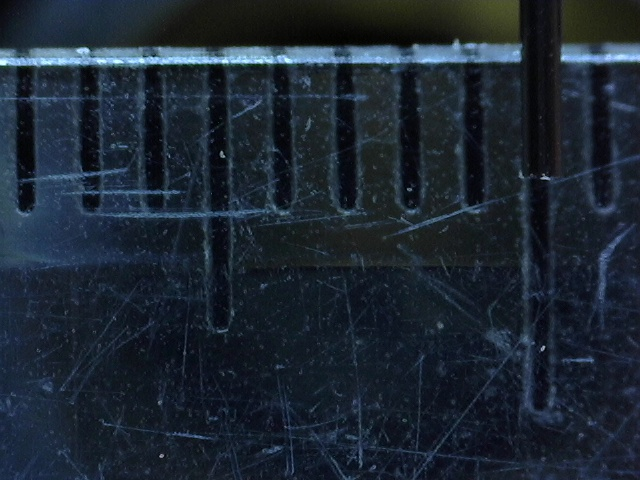
#> input picture ruler.jpg, 640 x 480 px, given in place of 0015_phatquang.png, which was not available
$ jupyter execute --allow-errors Processing_image.ipynb   (shell and % lines are left out)   (text cells are left out)
#> lines starting #> are read from the running program, lines starting #| are printed output that depends on the picture; after the words box and inside, x2 and y2 are one past the last pixel; in counts of white or black regions, pixels touching at a corner belong together; pictures that were not available may be replaced by others from this repository, and a replacement may not be noted
[cell 1]
from scipy import ndimage
import numpy as np
import pandas as pd
import matplotlib.pyplot as plt
import imutils
import cv2

[cell 2]
# đường dẫn nơi chứa ảnh
path = r'D:\important_for_study_master\Code_Ban_Q\0015_phatquang.png'
# sử dụng cv2.imread() để đọc thông tin bức ảnh
img = cv2.imread(path)
#> img is the input picture: shape (480, 640, 3); mean B, G, R 50.3, 38.6, 28.4
img = cv2.cvtColor(img, cv2.COLOR_BGR2RGB)
gray = img[:,:,0]
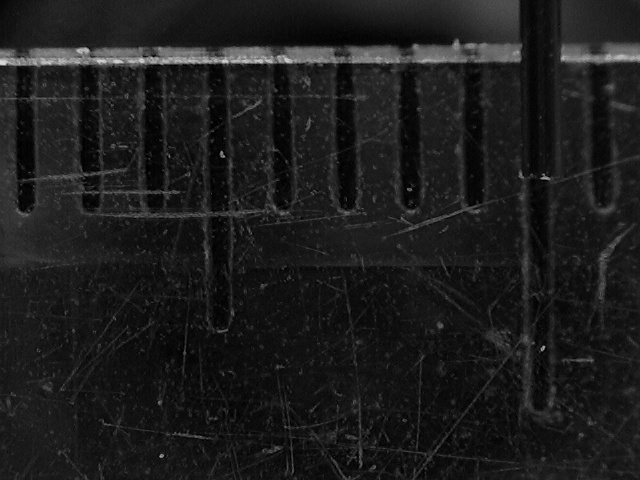
#> gray: shape (480, 640); min 0, max 218, mean 28.4
blur = cv2.GaussianBlur(gray,(5,5),0)
# img = np.log(img[:,:,0])
# kiểm tra xem ảnh có không
print(type(gray))
#| <class 'numpy.ndarray'>
# sử dụng plt hiển thị bức ảnh
showimg = plt.imshow(gray, cmap = 'gray')
# xem giá trị màu đại diện của ảnh
plt.colorbar()
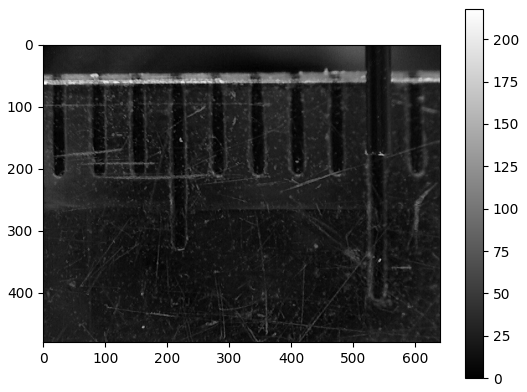
#> figure drawn by matplotlib, 2 panels

[cell 3]
# Tính toán phân bố sáng (histogram)
histogram = cv2.calcHist([gray], [0], None, [256], [0, 256])
#> histogram = 256 values, max 10999 at index 17, min 0 at index 216, mean 1200
# Vẽ phân bố sáng
plt.figure(figsize=(10, 5))
plt.title('Histogram of Image Brightness')
plt.xlabel('Brightness Level')
plt.ylabel('Frequency')
plt.plot(histogram)
plt.xlim([0, 256])
plt.show()
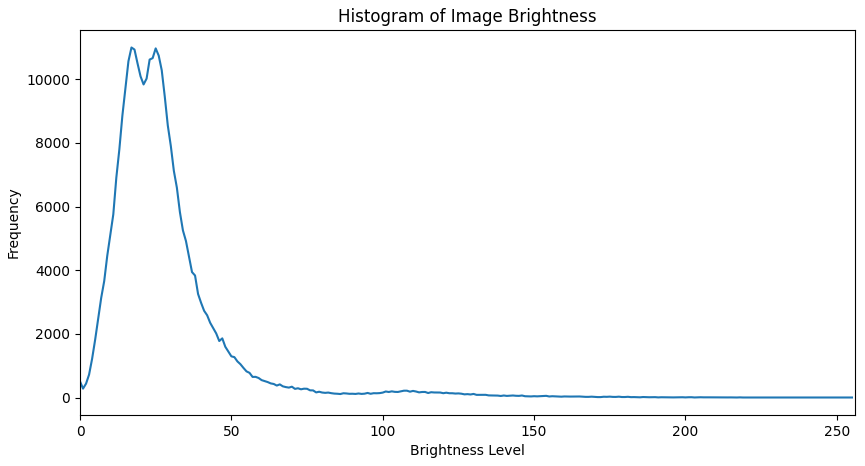
#> figure drawn by matplotlib, 1 panel; curve peaks at x = 17, y = 10999

[cell 4]
_, thresh = cv2.threshold(blur, 70, 180, cv2.THRESH_BINARY)
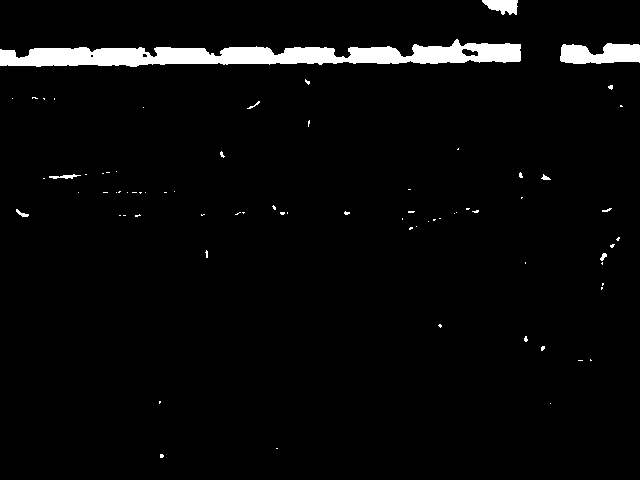
#> thresh: shape (480, 640); values 0 (black) and 180 (white), 3.4% white; 75 white regions (66 under 20 px), largest, box (x1, y1, x2, y2) and area: (0, 39, 521, 67) 8104, (560, 43, 640, 64) 1308, (482, 0, 518, 15) 378
# Tạo kernel (structuring element) - kích thước 3x3
kernel = np.ones((3, 3), np.uint8)

# Thực hiện erode
erode = cv2.erode(thresh, kernel, iterations=1)
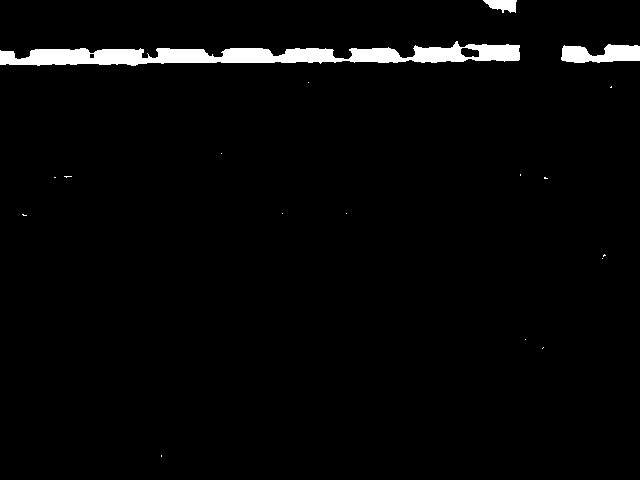
#> erode: shape (480, 640); values 0 (black) and 180 (white), 2.6% white; 18 white regions (15 under 20 px)
plt.imshow(erode, cmap ='gray')

[cell 5]
# Tìm kiếm contour
contours, _ = cv2.findContours(erode, cv2.RETR_EXTERNAL, cv2.CHAIN_APPROX_SIMPLE)
#> contours = 18 contours, 15 with area under 20; largest, box (x1, y1, x2, y2) and area: (0, 41, 520, 66) 6266, (561, 44, 640, 63) 996, (483, 0, 517, 13) 257

count = 0
# Tạo một danh sách để lưu các histogram của mỗi contour
histograms = []
# Vẽ contour và vòng tròn bao quanh lên ảnh gốc
contour_image = img.copy()
# Tính toán và in đường kính của từng contour
for i, contour in enumerate(contours):
    (x, y), radius = cv2.minEnclosingCircle(contour)
    diameter = radius * 2
    max_diameter = 0
    if diameter > 1.0:
        if diameter > max_diameter:
            max_diameter = diameter
            max_center = (int(x), int(y))
#> this loop made 18 passes
#> (contour, x, y, radius, diameter, max_diameter, max_center) on passes 2, 14: ([[543, 347], [542, 348]], 542.5, 347.5, 0.707, 1.41, 1.41, (542, 347)), ([[611, 86], [610, 87], [611, 87]], 610.5, 86.5, 0.707, 1.41, 1.41, (610, 86))
for i, contour in enumerate(contours):
    # Tìm vòng tròn bao quanh nhỏ nhất
    (x, y), radius = cv2.minEnclosingCircle(contour)
    diameter = radius * 2
    if diameter > 1.0:
        count+=1
        print(f"Contour {i + 1}:")
        print(f"  - tâm: ({x:.2f}, {y:.2f})")
        print(f"  - Bán kính: {radius:.2f}")
        print(f"  - Đường kính: {diameter:.2f}")

        # Chuyển đổi tọa độ gốc của text thành số nguyên
        center = (int(x), int(y))
         # Gắn text lên ảnh tại điểm trung tâm
        text = f'{i + 1}'
        cv2.putText(contour_image, text, center, cv2.FONT_HERSHEY_SIMPLEX, 2, (255, 255, 255), 2)
        cv2.drawContours(contour_image, [contour], -1, (0, 255, 0), 2)  # Vẽ contour bằng màu xanh lá cây
        cv2.circle(contour_image, (int(x), int(y)), int(radius), (0, 0, 255), 4)  # Vẽ vòng tròn bằng màu đỏ


        # Tính toán cường độ sáng
        # Tạo một mask (mặt nạ) với kích thước giống ảnh gốc
        mask = np.zeros_like(gray, dtype=np.uint8)

        # Vẽ vòng tròn lên mask
        cv2.circle(mask, center, int(radius), 255, thickness=-1)

        # Tạo một danh sách để lưu tọa độ của các pixel nằm trong vòng tròn
        circle_pixel_coords = []

        # Lấy tọa độ của các pixel nằm trong vòng tròn
        for y in range(mask.shape[0]):
            for x in range(mask.shape[1]):
                if mask[y, x] == 255:
                    circle_pixel_coords.append((x, y))

        # Tính toán cường độ sáng của các pixel nằm trong vòng tròn
        # Nếu ảnh là ảnh màu, chuyển đổi sang ảnh xám

        # Tính toán cường độ sáng trung bình
        circle_pixel_values = [gray[y, x] for x, y in circle_pixel_coords]

        # 1 dòng code làm nên mùa xuân
        average_intensity = np.mean(circle_pixel_values)

        print(f'Cường độ sáng: {average_intensity}')
        # Tính toán histogram cho cường độ sáng của các pixel trong vòng tròn
        histogram = cv2.calcHist([np.array(circle_pixel_values, dtype=np.uint8)], [0], None, [256], [0, 256])
        histograms.append(histogram)
#> this loop made 18 passes
#> (contour, radius, diameter, center, text, circle_pixel_values) on passes 2, 14: ([[543, 347], [542, 348]], 0.707, 1.41, (542, 347), '2', [124]), ([[611, 86], [610, 87], [611, 87]], 0.707, 1.41, (610, 86), '14', [86])
#> (printed output is left out)
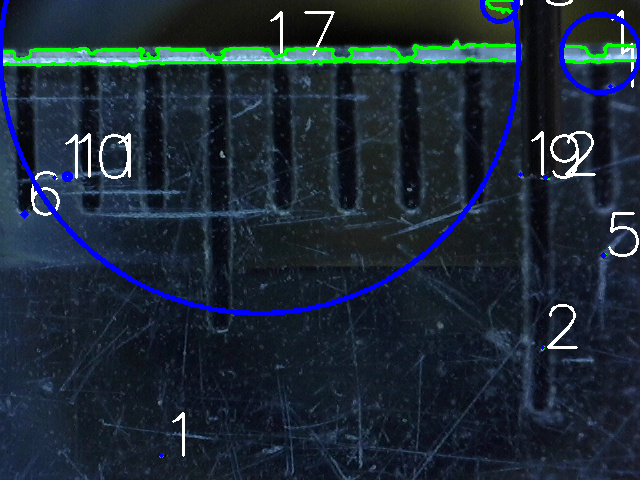
#> contour_image: shape (480, 640, 3); mean R, G, B 28.7, 41.7, 54.3
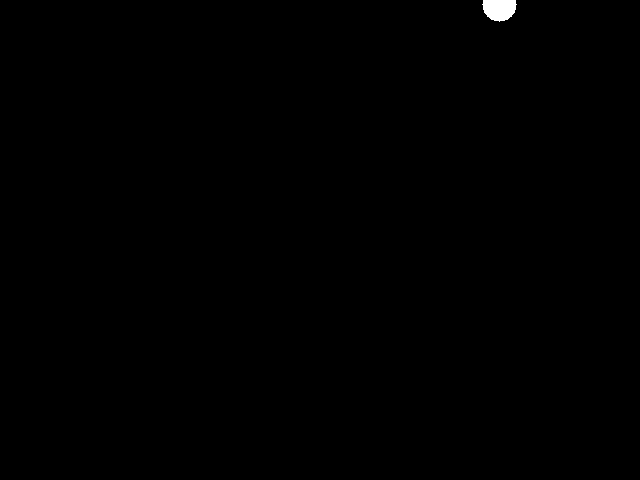
#> mask: shape (480, 640); 0.2% white; 1 white region, box (x1, y1, x2, y2) and area: (482, 0, 517, 22) 600
#> after the loop, count = 12; histograms = 12 items


print(f'Số lượng khối cầu là: {count}')
#| Số lượng khối cầu là: 12
# Hiển thị hai ảnh với Matplotlib
fig, axes = plt.subplots(2 + (count // 2), 2, figsize=(12, 6 + (count // 2) * 4))

# Hiển thị ảnh gốc
axes[0, 0].imshow(img)
axes[0, 0].set_title('Ảnh gốc')
axes[0, 0].axis('off')

# Hiển thị ảnh với contour
axes[0, 1].imshow(contour_image)
axes[0, 1].set_title('Ảnh với Contour')
axes[0, 1].axis('off')

# Hiển thị histogram cho từng contour
for i, histogram in enumerate(histograms):
    row = (i // 2) + 1
    col = i % 2
    axes[row, col].plot(histogram)
    axes[row, col].set_title(f'Histogram {i + 1}')
    axes[row, col].set_xlim([0, 256])
    axes[row, col].set_xlabel('Cường độ sáng')
    axes[row, col].set_ylabel('Tần số')
#> this loop made 12 passes
#> (row, col) on passes 1 to 8: (1, 0), (1, 1), (2, 0), (2, 1), (3, 0), (3, 1), (4, 0), (4, 1)


plt.tight_layout()
plt.show()
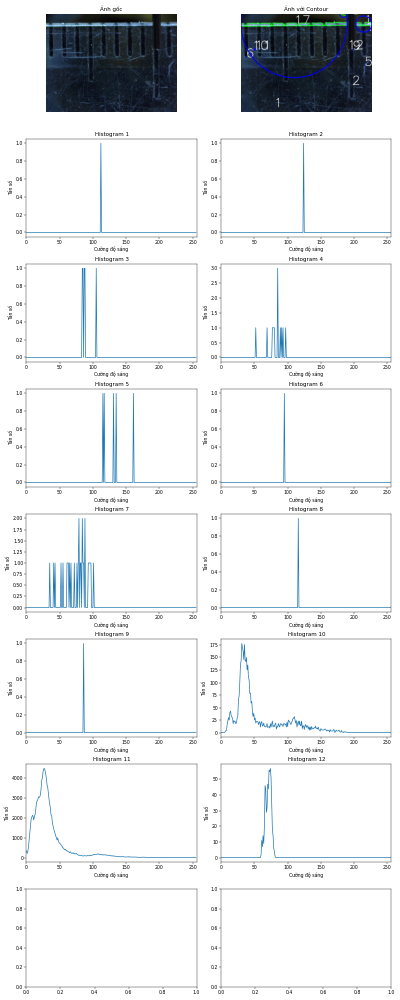
#> figure drawn by matplotlib, 14 panels; panel 3: curve peaks at x = 112, y = 1; panel 4: curve peaks at x = 124, y = 1; panel 5: curve peaks at x = 84, y = 1; panel 6: curve peaks at x = 85, y = 3

[cell 6]
import cv2
from matplotlib import pyplot as plt
import numpy as np

# Initialize variables to store the points, drawing state, and line length
points = []
is_drawing = False
line_length = 0

# Function to display the coordinates of the points clicked on the image
# [31 lines left out: function click_event, not called in this run]

# Reading the image
img_original = cv2.imread(r'D:\important_for_study_master\Code_Ban_Q\ruler1.jpg', 1)
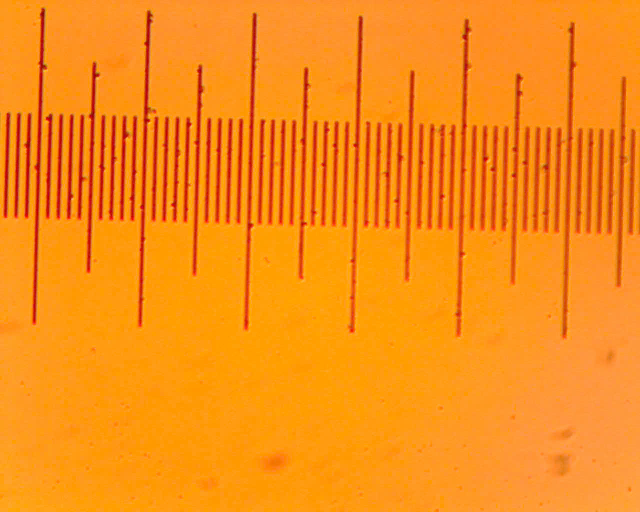
#> input picture ruler1.jpg, 1280 x 1024 px, found by its file name (shown at 1/2 size)
#> img_original is the input picture: shape (1024, 1280, 3); mean B, G, R 23, 142.4, 249.1
img = img_original.copy()

# Displaying the image
cv2.imshow('image', img)

# Setting mouse handler for the image and calling the click_event() function
cv2.setMouseCallback('image', click_event)

# Wait for a key to be pressed to exit
cv2.waitKey(0)

# Close the window
cv2.destroyAllWindows()

# Display the result in Jupyter Notebook
plt.imshow(cv2.cvtColor(img, cv2.COLOR_BGR2RGB))
plt.axis('off')
plt.show()

# Now you can use the `line_length` variable for further calculations
print(f"Saved line length: {line_length} pixels")

[cell 7]
length_per_pixel = 240/10**-3
print(length_per_pixel)

[cell 8]
import os
folder_path = r'D:\important_for_study_master\Code_Ban_Q\Ảnh hạt không dính'
image_extensions = ['.jpg', '.jpeg', '.png', '.bmp', '.gif']  # Danh sách các đuôi file ảnh

image_paths = []
for filename in os.listdir(folder_path):
    file_path = os.path.join(folder_path, filename)
    if os.path.isfile(file_path) and any(filename.lower().endswith(ext) for ext in image_extensions):
        image_paths.append(file_path)

# In đường dẫn các file ảnh
for image_path in image_paths:
    print(image_path)

[cell 9]
import os
folder_path = r'D:\important_for_study_master\Code_Ban_Q\TKQ_16082024_RhB@PDMS_0.02\TKQ_16082024_RhB@PDMS_0.02'
folder_process = r'D:\important_for_study_master\Code_Ban_Q\process'
image_extensions = ['.jpg', '.jpeg', '.png', '.bmp', '.gif']  # Danh sách các đuôi file ảnh
data_img = []

#đường dẫn các file ảnh
for filename in os.listdir(folder_path):
    path = os.path.join(folder_path, filename)
    img = cv2.imread(path)
    img = cv2.cvtColor(img, cv2.COLOR_BGR2RGB)
     #img = cv2.resize(img,(480,640))
    gray = img[:,:,0]

    blur = cv2.GaussianBlur(gray,(5,5),0)
    _, thresh = cv2.threshold(blur, 70, 150, cv2.THRESH_BINARY)
    # Tạo kernel (structuring element) - kích thước 3x3
    kernel = np.ones((3, 3), np.uint8)

    # Thực hiện erode
    erode = cv2.erode(thresh, kernel, iterations=1)
#> erode: shape (480, 640); values 0 (black) and 150 (white), 2.6% white; 18 white regions (15 under 20 px), largest, box (x1, y1, x2, y2) and area: (0, 41, 520, 66) 6693, (561, 44, 640, 63) 1092, (483, 0, 517, 13) 299
    # Tìm kiếm contour
    contours, _ = cv2.findContours(erode, cv2.RETR_EXTERNAL, cv2.CHAIN_APPROX_SIMPLE)

    count = 0
    # # Tạo một danh sách để lưu các histogram của mỗi contour
    # histograms = []

    # Vẽ contour và vòng tròn bao quanh lên ảnh gốc
    contour_image = img.copy()
    # Tính toán và in đường kính của từng contour
    for i, contour in enumerate(contours):
        # Tìm vòng tròn bao quanh nhỏ nhất
        (x, y), r = cv2.minEnclosingCircle(contour)
        d = r * 2
        if d > 1.0:
            count+=1
            print(f"Contour {i + 1}:")
            print(f"  - tâm: ({x:.2f}, {y:.2f})")
            print(f"  - Bán kính: {r:.2f}")
            print(f"  - Đường kính: {d:.2f}")

            # Chuyển đổi tọa độ gốc của text thành số nguyên
            center = (int(x), int(y))
            # Tìm giá trị Xmin và Xmax trên contour
            Xmin = min(contour[:, 0, 0])
            Xmax = max(contour[:, 0, 0])

            end1 = (Xmin, center[1])
            end2 = (Xmax, center[1])
            # Gắn text lên ảnh tại điểm trung tâm
            text = f'{i + 1}'
            # Vẽ đường kính lên ảnh
            cv2.line(contour_image, end1, end2, (0, 255, 255), 2)  # Vẽ đường kính màu vàng
            cv2.putText(contour_image, text, center, cv2.FONT_HERSHEY_SIMPLEX, 2, (255, 255, 255), 2)
            #cv2.drawContours(contour_image, [contour], -1, (0, 255, 0), 2)  # Vẽ contour bằng màu xanh lá cây
            cv2.circle(contour_image, (int(x), int(y)), int(r), (0, 0, 255), 4)  # Vẽ vòng tròn bằng màu đỏ


            # # Tính toán cường độ sáng
            # # Tạo một mask (mặt nạ) với kích thước giống ảnh gốc
            # mask = np.zeros_like(gray, dtype=np.uint8)

            # # Vẽ vòng tròn lên mask
            # cv2.circle(mask, center, int(r), 255, thickness=-1)

            # # Tạo một danh sách để lưu tọa độ của các pixel nằm trong vòng tròn
            # circle_pixel_coords = []

            # # Lấy tọa độ của các pixel nằm trong vòng tròn
            # for y in range(mask.shape[0]):
            #     for x in range(mask.shape[1]):
            #         if mask[y, x] == 255:
            #             circle_pixel_coords.append((x, y))

            # # Tính toán cường độ sáng của các pixel nằm trong vòng tròn
            # # Nếu ảnh là ảnh màu, chuyển đổi sang ảnh xám

            # # Tính toán cường độ sáng trung bình
            # circle_pixel_values = [gray[y, x] for x, y in circle_pixel_coords]

            # Lưu giá trị pixel của đường kính vào mảng
            diameter_pixel_values = []
            for px in range(end1[0], end2[0] + 1):
                diameter_pixel_values.append(gray[center[1], px])

            # 1 dòng code làm nên mùa xuân
            average_intensity = np.mean(diameter_pixel_values)

            # # Tính toán histogram cho cường độ sáng của các pixel trong vòng tròn
            # histogram = cv2.calcHist([np.array(circle_pixel_values, dtype=np.uint8)], [0], None, [256], [0, 256])
            # histograms.append(histogram)

            # Thêm thông tin vào danh sách dữ liệu
            data_img.append({
                'Filename': filename,
                'countour': i,
                'center': center,
                'radius': r,
                'diameter': d,
                'mean intensity': average_intensity
            })

            # Vẽ đồ thị chỉ với đường nối các điểm cường độ xám
            plt.figure()
            plt.plot(diameter_pixel_values, linestyle='-')
            plt.title(f'Cường độ xám trên đường kính - Contour {i + 1}')
            plt.xlabel('Pixel trên đường kính')
            plt.ylabel('Cường độ xám')

            # Thêm các khoảng chia rõ ràng cho các trục
            plt.xticks(np.arange(0, len(diameter_pixel_values) + 1, 20))  # Chia khoảng trục x mỗi 20 pixel
            plt.yticks(np.arange(0, 256, 20))  # Chia khoảng trục y mỗi 10 cường độ xám

            # Thêm thước đo trên cả bốn cạnh của đồ thị
            ax = plt.gca()
            ax.xaxis.set_ticks_position('both')
            ax.yaxis.set_ticks_position('both')
            ax.tick_params(axis='x', direction='in', length=6, width=2)
            ax.tick_params(axis='y', direction='in', length=6, width=2)

            # Lưu hình scatter vào thư mục process
            scatter_path = os.path.join(folder_process, f'{filename}_contour_{i + 1}_scatter.png')
            plt.savefig(scatter_path)
            plt.close()
#> this loop made 18 passes
#> (x, y, r, d, center, Xmin, Xmax, end1) on passes 6, 9, 11, 16, 17, 18: (24, 214.5, 2.06, 4.12, (24, 214), 22, 26, (22, 214)), (545.5, 177.5, 1.58, 3.16, (545, 177), 544, 547, (544, 177)), (67.5, 176, 3.5, 7, (67, 176), 64, 71, (64, 176)), (600.1, 53, 39.54, 79.08, (600, 53), 561, 639, (561, 53)), (259.5, 54.5, 259.7, 519.3, (259, 54), 0, 519, (0, 54)), (499.5, 4.67, 17.15, 34.29, (499, 4), 483, 516, (483, 4))
#> (printed output is left out)
#> pass 1, `plt.savefig(scatter_path)`:
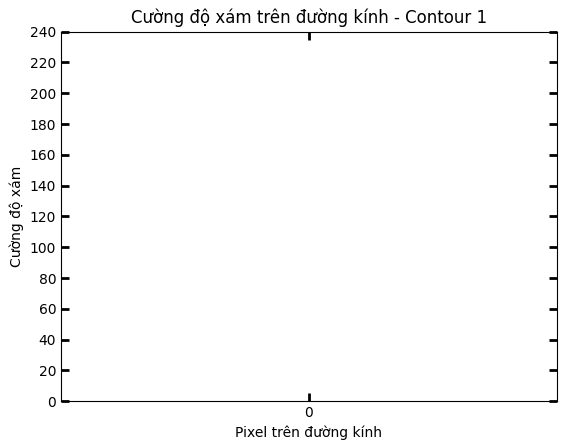
#> figure drawn by matplotlib, 1 panel
#> after the loop, count = 12; data_img = 12 items
#> (the rest of the program and of its run is left out)
